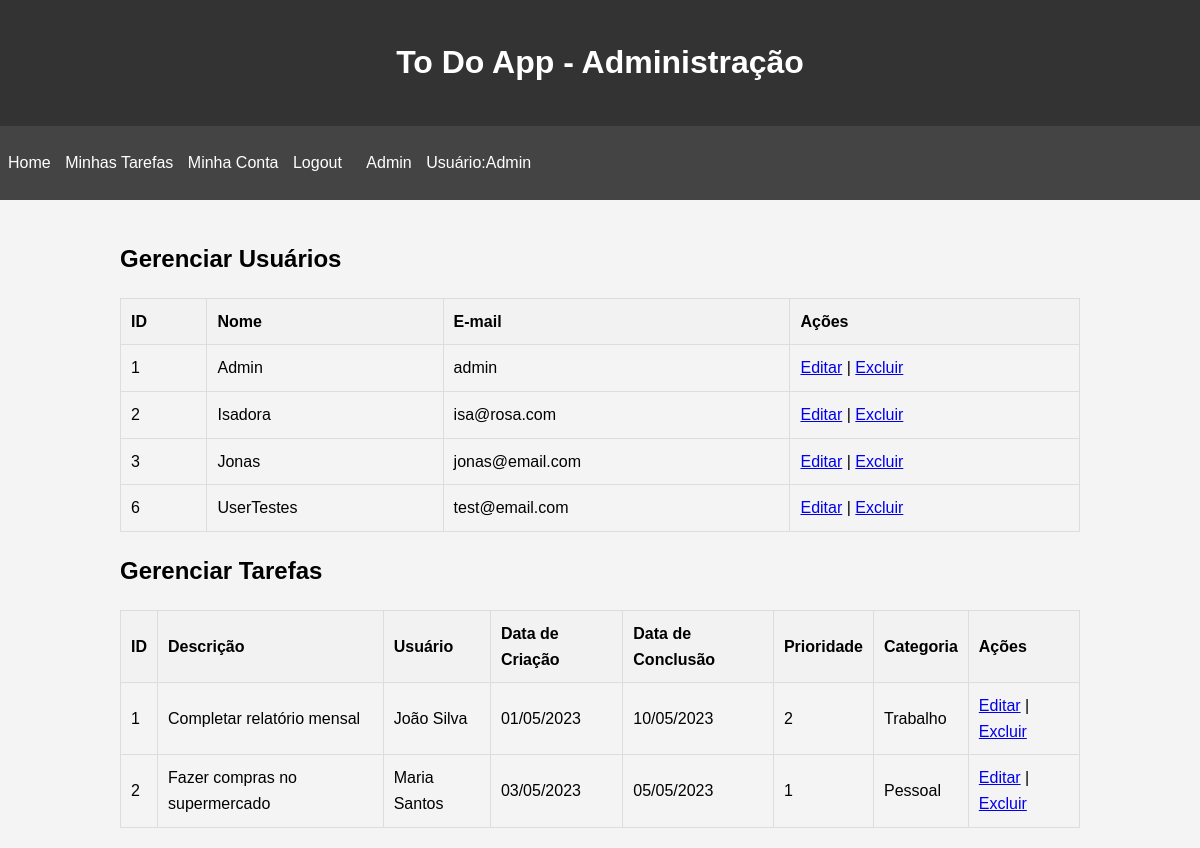
Page /admin (signed in) on the earlier database version.
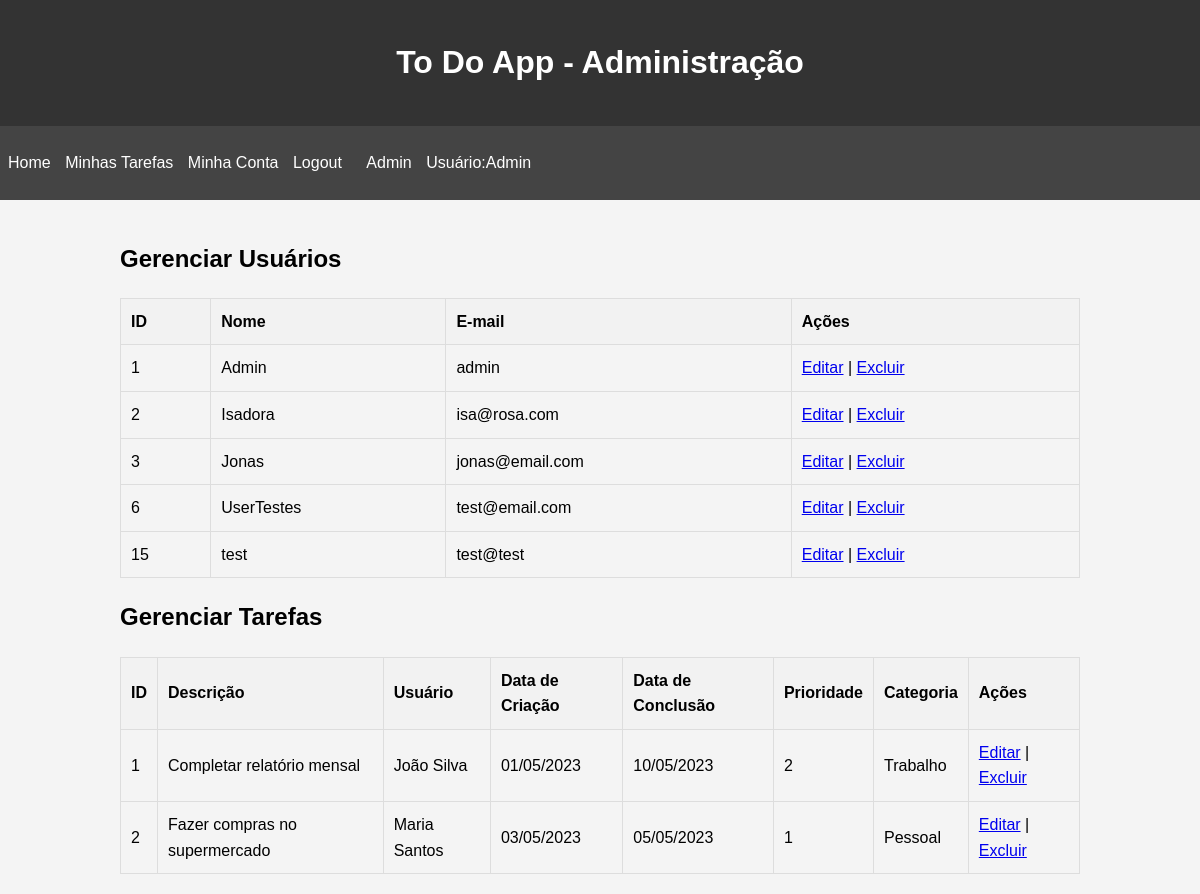
Same page on the later database version.
### tables this page shows
CREATE TABLE users (
        id INTEGER PRIMARY KEY AUTOINCREMENT,
        name VARCHAR(100) NOT NULL,
        email VARCHAR(100) NOT NULL UNIQUE,
        password VARCHAR(255) NOT NULL,
        is_admin BOOLEAN DEFAULT 0);

### src/Controller/TaskController.php (called while the page is built, shortened)
<?php
class TaskController
{
    public function adminPage(): void
    {
        $users = $this->userRepository->all();
        require_once __DIR__ . "/../../view/admin.php";
    }
}

### src/Repository/UserRepository.php (called while the page is built, shortened)
<?php
class UserRepository
{
    private PDO $pdo;
    public function __construct(PDO $pdo)
    {
        $this->pdo = $pdo;
    }
    private function hydrateUser(array $data): User
    {
        $user = new User($data['name'], $data['email'],  $data['is_admin']);
        $user->setId($data['id']);
        $user->setPassword($data['password']);
        return $user;
    }
    public function all()
    {
        $stmt = $this->pdo->query('SELECT * FROM users');
        $users = $stmt->fetchAll(PDO::FETCH_ASSOC);
        return array_map($this->hydrateUser(...), $users);
    }
}

### src/Entity/User.php (called while the page is built, shortened)
<?php
class User
{
    public function __construct(string $name, string $email, ?int $is_admin = 0)
    {
        $this->name = $name;
        $this->email = $email;
    }
    public function setId(int $id): void
    {
        $this->id = $id;
    }
}

### view/admin.php (the view, shortened to what this page needs)
    <?php include_once 'Includes/header.php'; ?>
    <div class="container">
        <h2>Gerenciar Usuários</h2>
        <table>
            <thead>
                <tr>
                    <th>ID</th>
                    <th>Nome</th>
                    <th>E-mail</th>
                    <th>Ações</th>
                </tr>
            </thead>
            <?php foreach($users as $user): ?>
            <tbody>
                <tr>
                <td><?= $user->id; ?></td>
                    <td><?= $user->name; ?></td>
                    <td><?= $user->email; ?></td>
                    <td>
                        <a href="/editar-user?id=<?= $user->id ?>">Editar</a> |
                        <a href="/excluir-user?id=<?= $user->id ?>">Excluir</a>
                    </td>
                </tr>
            </tbody>
            <?php endforeach; ?>
        </table>
        <h2>Gerenciar Tarefas</h2>
        <table>
            <thead>
                <tr>
                    <th>ID</th>
                    <th>Descrição</th>
                    <th>Usuário</th>
                    <th>Data de Criação</th>
                    <th>Data de Conclusão</th>
                    <th>Prioridade</th>
                    <th>Categoria</th>
                    <th>Ações</th>
                </tr>
            </thead>
            <tbody>
                <tr>
                    <td>1</td>
                    <td>Completar relatório mensal</td>
                    <td>João Silva</td>
                    <td>01/05/2023</td>
                    <td>10/05/2023</td>
                    <td>2</td>
                    <td>Trabalho</td>
                    <td>
                        <a href="#">Editar</a> |
                        <a href="#">Excluir</a>
                    </td>
                </tr>
                <tr>
                    <td>2</td>
                    <td>Fazer compras no supermercado</td>
                    <td>Maria Santos</td>
                    <td>03/05/2023</td>
                    <td>05/05/2023</td>
                    <td>1</td>
                    <td>Pessoal</td>
                    <td>
                        <a href="edit-task.html">Editar</a> |
                        <a href="#">Excluir</a>
                    </td>
                </tr>
            </tbody>
        </table>
    </div>
</body>
</html>

Differences in the rows shown:
added users: id "15", name "test", email "test@test"
